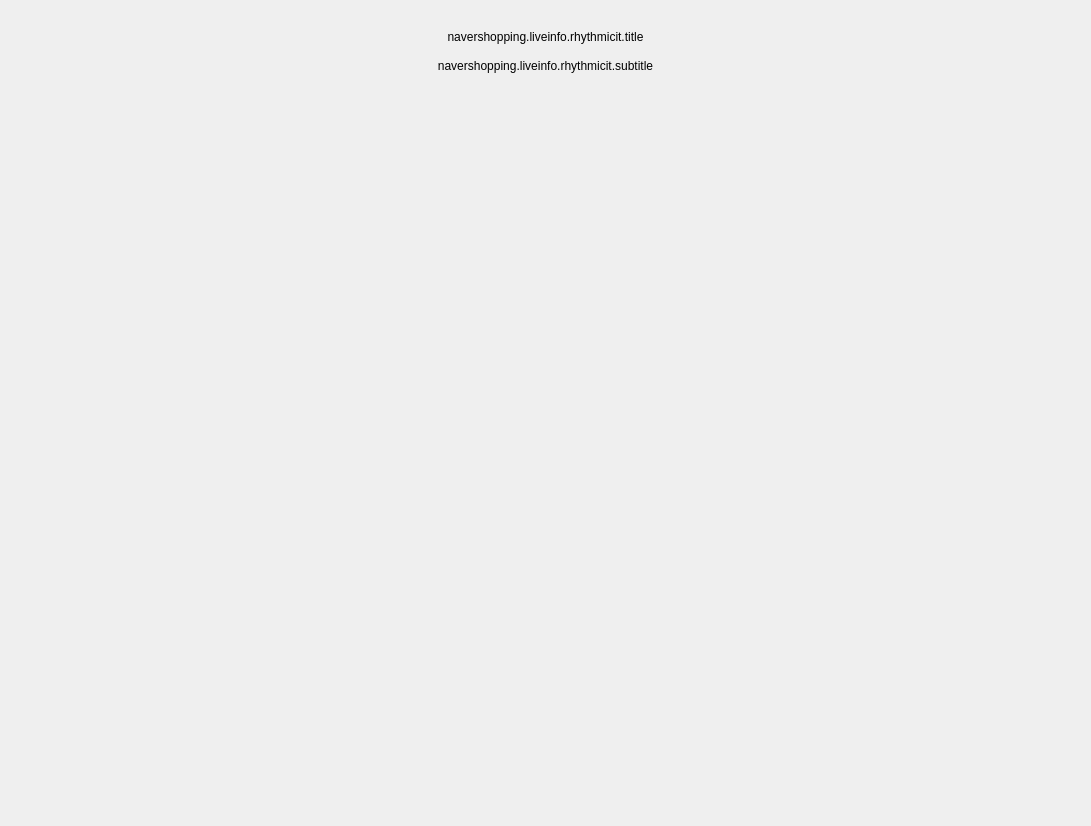
<?xml version="1.0" encoding="UTF-8"?>
<ui version="4.0">
 <class>PLSShoppingRhythmicity</class>
 <widget class="QWidget" name="PLSShoppingRhythmicity">
  <property name="geometry">
   <rect>
    <x>0</x>
    <y>0</y>
    <width>1091</width>
    <height>826</height>
   </rect>
  </property>
  <property name="windowTitle">
   <string>Form</string>
  </property>
  <layout class="QVBoxLayout" name="verticalLayout">
   <property name="spacing">
    <number>0</number>
   </property>
   <property name="sizeConstraint">
    <enum>QLayout::SetDefaultConstraint</enum>
   </property>
   <property name="leftMargin">
    <number>24</number>
   </property>
   <property name="topMargin">
    <number>22</number>
   </property>
   <property name="rightMargin">
    <number>24</number>
   </property>
   <property name="bottomMargin">
    <number>25</number>
   </property>
   <item>
    <widget class="QLabel" name="topTitleLabel">
     <property name="sizePolicy">
      <sizepolicy hsizetype="Preferred" vsizetype="Fixed">
       <horstretch>0</horstretch>
       <verstretch>0</verstretch>
      </sizepolicy>
     </property>
     <property name="minimumSize">
      <size>
       <width>0</width>
       <height>30</height>
      </size>
     </property>
     <property name="maximumSize">
      <size>
       <width>16777215</width>
       <height>30</height>
      </size>
     </property>
     <property name="text">
      <string>navershopping.liveinfo.rhythmicit.title</string>
     </property>
     <property name="alignment">
      <set>Qt::AlignCenter</set>
     </property>
    </widget>
   </item>
   <item>
    <spacer name="verticalSpacer_4">
     <property name="orientation">
      <enum>Qt::Vertical</enum>
     </property>
     <property name="sizeType">
      <enum>QSizePolicy::Fixed</enum>
     </property>
     <property name="sizeHint" stdset="0">
      <size>
       <width>0</width>
       <height>7</height>
      </size>
     </property>
    </spacer>
   </item>
   <item>
    <widget class="QLabel" name="subTitleLabel">
     <property name="text">
      <string>navershopping.liveinfo.rhythmicit.subtitle</string>
     </property>
     <property name="alignment">
      <set>Qt::AlignCenter</set>
     </property>
    </widget>
   </item>
   <item>
    <spacer name="verticalSpacer">
     <property name="orientation">
      <enum>Qt::Vertical</enum>
     </property>
     <property name="sizeType">
      <enum>QSizePolicy::Fixed</enum>
     </property>
     <property name="sizeHint" stdset="0">
      <size>
       <width>0</width>
       <height>20</height>
      </size>
     </property>
    </spacer>
   </item>
   <item>
    <layout class="QHBoxLayout" name="horizontalLayout">
     <property name="spacing">
      <number>0</number>
     </property>
     <property name="leftMargin">
      <number>0</number>
     </property>
     <property name="topMargin">
      <number>0</number>
     </property>
     <property name="rightMargin">
      <number>0</number>
     </property>
     <item>
      <widget class="QWidget" name="cefBackView" native="true">
       <layout class="QVBoxLayout" name="verticalLayout_2">
        <property name="spacing">
         <number>0</number>
        </property>
        <property name="leftMargin">
         <number>0</number>
        </property>
        <property name="topMargin">
         <number>0</number>
        </property>
        <property name="rightMargin">
         <number>0</number>
        </property>
        <property name="bottomMargin">
         <number>0</number>
        </property>
       </layout>
      </widget>
     </item>
    </layout>
   </item>
   <item>
    <spacer name="verticalSpacer_2">
     <property name="orientation">
      <enum>Qt::Vertical</enum>
     </property>
     <property name="sizeType">
      <enum>QSizePolicy::Expanding</enum>
     </property>
     <property name="sizeHint" stdset="0">
      <size>
       <width>0</width>
       <height>10</height>
      </size>
     </property>
    </spacer>
   </item>
   <item>
    <layout class="QHBoxLayout" name="horizontalLayout_2">
     <property name="spacing">
      <number>10</number>
     </property>
     <item>
      <widget class="QPushButton" name="agreeButton">
       <property name="text">
        <string/>
       </property>
       <property name="flat">
        <bool>true</bool>
       </property>
      </widget>
     </item>
     <item>
      <widget class="QPushButton" name="declineButton">
       <property name="text">
        <string/>
       </property>
       <property name="flat">
        <bool>true</bool>
       </property>
      </widget>
     </item>
    </layout>
   </item>
  </layout>
 </widget>
 <resources/>
 <connections/>
</ui>
